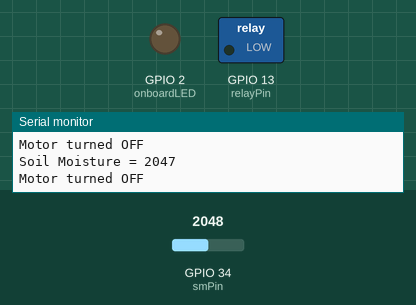
Bench run of a sketch on a simulated ESP32. On the bench: switched loads named in the sketch (green lamp = pin HIGH), output pins drawn as LEDs (lit = HIGH), the last lines printed to the serial monitor. The test bench sets the inputs (shaded band); at power-on: GPIO 34 (smPin) = 2048.

Above: at 2.8 s.
2.9 s: GPIO 34 (smPin) set to 2528
5.6 s: GPIO 34 (smPin) set to 2666
At 6.7 s:
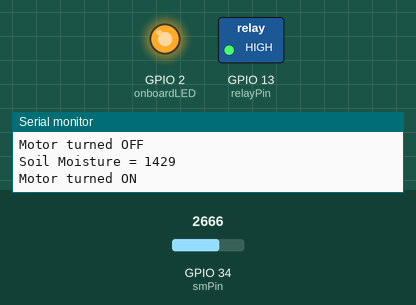
8.3 s: GPIO 34 (smPin) set to 2047
At 10.9 s:
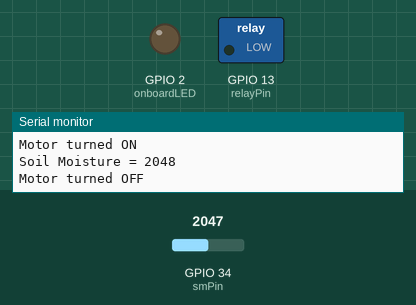
11.5 s: GPIO 34 (smPin) set to 2866
At 12.5 s:
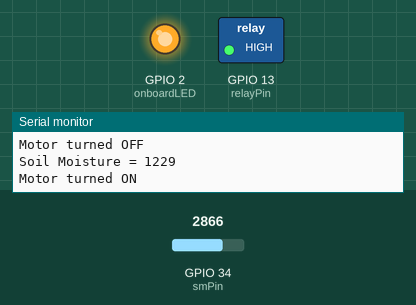
Timing chart, 0 to 14.5 s (numbered marks = the images above; inputs shaded):
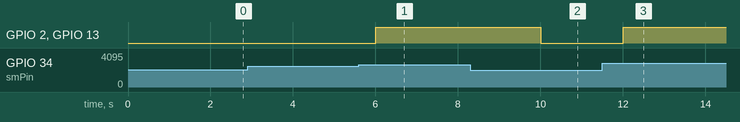

Measured:
- the behaviour switches between 2595 and 2596 on GPIO 34 (smPin) (found by bisection; images 0 and 1)
- after the input at 5.6 s, GPIO 2 (onboardLED), GPIO 13 (relayPin): LOW → HIGH after 0.40 s
- after the input at 8.3 s, GPIO 2 (onboardLED), GPIO 13 (relayPin): HIGH → LOW after 1.7 s
- after the input at 11.5 s, GPIO 2 (onboardLED), GPIO 13 (relayPin): LOW → HIGH after 0.50 s

The sketch:

soilmoisture_with_led.ino
```cpp
#define smPin 34
#define onboardLED 2
#define relayPin 13
int smValue;
int smLimit = 1500;
int delayTime = 2000;
void setup() {
  // put your setup code here, to run once:
  pinMode(relayPin,OUTPUT);
  Serial.begin(115200);
  pinMode(onboardLED,OUTPUT);
  }

void loop() {
  // put your main code here, to run repeatedly:
smValue = 4095 - analogRead(smPin);
Serial.print("Soil Moisture = ");
Serial.println(smValue);

if (smValue < smLimit){
digitalWrite(relayPin,HIGH);
Serial.println("Motor turned ON");
digitalWrite(onboardLED,HIGH);
}
else{
digitalWrite(relayPin,LOW);
Serial.println("Motor turned OFF");
digitalWrite(onboardLED,LOW);
}

delay(delayTime);


}
```
